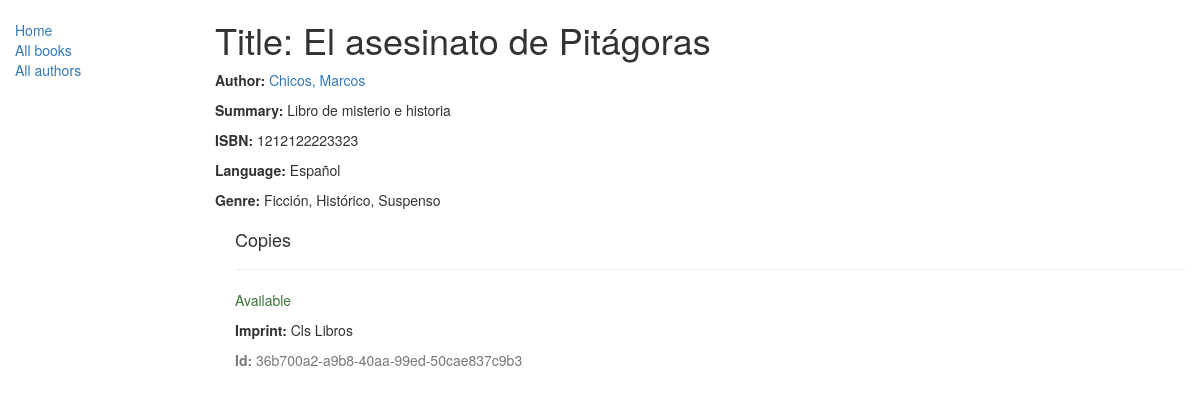
/catalogo/book/3, run on the app's committed database.
### catalogo/models.py (models this page shows, shortened)
class Book(models.Model):
    title = models.CharField(max_length=200)
    author = models.ForeignKey('Author', on_delete=models.SET_NULL, null=True)
    summary = models.TextField(max_length=1000, help_text="Ingrese una breve descripción del libro")
    isbn = models.CharField('ISBN',max_length=13, help_text='13 Character <a href="https://www.isbn-international.org/content/what-isbn">ISBN number</a>')
    language = models.ForeignKey('Language', on_delete=models.SET_NULL, null=True)
    genre = models.ManyToManyField(Genre, help_text="Select a genre for this book")
    def display_genre(self):
        '''
            Esta función se utiliza para obtener la lista de Generos asociados al Libro.
            No es directo pues es Muchos a Muchos, por ello se debe hacer en una función. Si fuere un Foreign Key si se puede, pues se cuenta con la LLave Primara y retorna __str__()

        '''
        return ' ,'.join([genre.name for genre in self.genre.all()[:3]])
    display_genre.short_description = 'Genre.'

class Author(models.Model):
    first_name = models.CharField(max_length=100)
    last_name = models.CharField(max_length=100)
    date_of_birth = models.DateField(null=True, blank=True)
    date_of_death = models.DateField('Died', null=True, blank=True)
    def __str__(self):
        return '%s, %s' % (self.last_name, self.first_name)

class Language(models.Model):
    name = models.CharField(max_length=70, help_text="seleccione el lenguaje del libro")
    def __str__(self):
        return self.name

class Genre(models.Model):
    name = models.CharField(max_length=200, help_text="Ingrese el nombre del género (p. ej. Ciencia Ficción, Poesía Francesa etc.)")
    class Meta:
        ordering = ["name"]
    def __str__(self):
        return self.name

class BookInstance(models.Model):
    id = models.UUIDField(primary_key=True, default=uuid.uuid4, help_text="ID único para este libro particular en toda la biblioteca")
    book = models.ForeignKey('Book', on_delete=models.SET_NULL, null=True)
    imprint = models.CharField(max_length=200)
    due_back = models.DateField(null=True, blank=True)
    LOAN_STATUS = (
        ('m', 'Maintenance'),
        ('o', 'On loan'),
        ('a', 'Available'),
        ('r', 'Reserved'),
    )
    status = models.CharField(max_length=1, choices=LOAN_STATUS, blank=True, default='m', help_text='Disponibilidad del libro')
    class Meta:
        ordering = ["due_back"]

### catalogo/views.py (the view)
# urls.py: url(r'^book/(?P<pk>\d+)$', views.BookDetailView.as_view(), name='book-detail'),
class BookDetailView(generic.DetailView):
	model = Book

### catalogo/templates/catalogo/book_detail.html (shortened to what this page needs)
{% extends "base_generic.html" %}
{% block content %}
  <h1>Title: {{ book.title }}</h1>
  <p><strong>Author:</strong> <a href="{% url 'author-detail' book.author.pk %}">{{ book.author }}</a></p>
  <p><strong>Summary:</strong> {{ book.summary }}</p>
  <p><strong>ISBN:</strong> {{ book.isbn }}</p>
  <p><strong>Language:</strong> {{ book.language }}</p>
  <p><strong>Genre:</strong> {% for genre in book.genre.all %} {{ genre }}{% if not forloop.last %}, {% endif %}{% endfor %}</p>
  <div style="margin-left:20px;margin-top:20px">
    <h4>Copies</h4>
    {% for copy in book.bookinstance_set.all %}
    <hr>
    <p class="{% if copy.status == 'a' %}text-success{% elif copy.status == 'm' %}text-danger{% else %}text-warning{% endif %}">{{ copy.get_status_display }}</p>
    <p><strong>Imprint:</strong> {{copy.imprint}}</p>
    <p class="text-muted"><strong>Id:</strong> {{copy.id}}</p>
    {% endfor %}
  </div>
{% endblock %}

### data on the page
Book: title "El asesinato de Pitágoras", author "Chicos, Marcos", summary "Libro de misterio e historia", isbn "1212122223323", language "Español"
Genre: name "Ficción"
Genre: name "Histórico"
Genre: name "Suspenso"
BookInstance: status "Available", imprint "Cls Libros", id "36b700a2-a9b8-40aa-99ed-50cae837c9b3"
